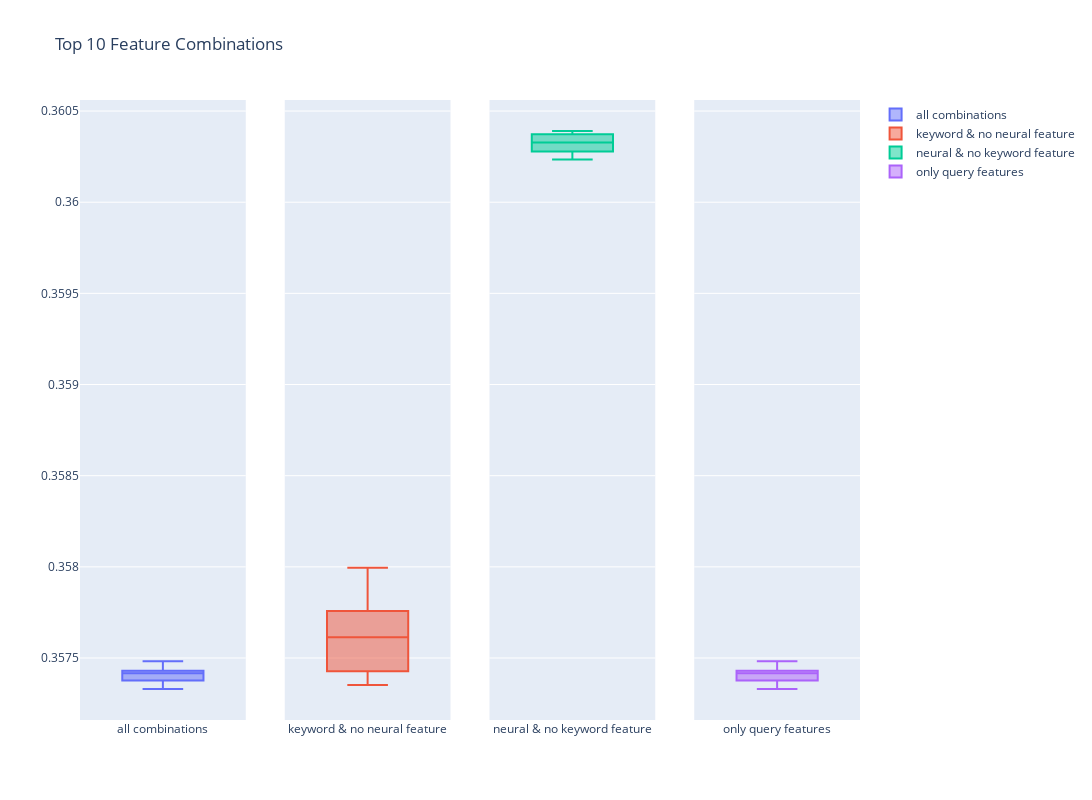

The cell this chart's notebook holds for it:
### Code cell
fig = make_subplots(rows=1, cols=4, shared_yaxes=True)

fig.add_trace(go.Box(y=df_agg_metrics.sort_values(by=['mean_rmse']).head(10)['mean_rmse'],
                     name="all combinations"),
              row=1, col=1)

fig.add_trace(go.Box(y=df_agg_metrics[(df_agg_metrics['keyword_f'] == True) & (df_agg_metrics['neural_f'] == False)].sort_values(by=['mean_rmse']).head(10)['mean_rmse'],
                    name="keyword & no neural feature"),
              row=1, col=2)

fig.add_trace(go.Box(y=df_agg_metrics[(df_agg_metrics['neural_f'] == True) & (df_agg_metrics['keyword_f'] == False)].sort_values(by=['mean_rmse']).head(10)['mean_rmse'],
                    name="neural & no keyword feature"),
              row=1, col=3)

fig.add_trace(go.Box(y=df_agg_metrics[df_agg_metrics['query_f'] == True].sort_values(by=['mean_rmse']).head(10)['mean_rmse'],
                    name="only query features"),
              row=1, col=4)

fig.update_layout(height=800, width=1100,
                  title_text="Top 10 Feature Combinations")
fig.show()

### Figure 1 — Plotly figure (JSON) as saved in the notebook; plotly's stock layout.template omitted (floating-point values rounded to 4 significant figures)
{"data": [{"name": "all combinations", "type": "box", "xaxis": "x", "y": [0.3573, 0.3574, 0.3574, 0.3574, 0.3574, 0.3574, 0.3574, 0.3574, 0.3575, 0.3575], "yaxis": "y"}, {"name": "keyword & no neural feature", "type": "box", "xaxis": "x2", "y": [0.3574, 0.3574, 0.3574, 0.3575, 0.3576, 0.3577, 0.3577, 0.3578, 0.3579, 0.358], "yaxis": "y2"}, {"name": "neural & no keyword feature", "type": "box", "xaxis": "x3", "y": [0.3602, 0.3603, 0.3603, 0.3603, 0.3603, 0.3603, 0.3604, 0.3604, 0.3604, 0.3604], "yaxis": "y3"}, {"name": "only query features", "type": "box", "xaxis": "x4", "y": [0.3573, 0.3574, 0.3574, 0.3574, 0.3574, 0.3574, 0.3574, 0.3574, 0.3575, 0.3575], "yaxis": "y4"}], "layout": {"height": 800, "title": {"text": "Top 10 Feature Combinations"}, "width": 1100, "xaxis": {"anchor": "y", "autorange": true, "domain": [0, 0.2125], "range": [-0.5, 0.5], "type": "category"}, "xaxis2": {"anchor": "y2", "autorange": true, "domain": [0.2625, 0.475], "range": [-0.5, 0.5], "type": "category"}, "xaxis3": {"anchor": "y3", "autorange": true, "domain": [0.525, 0.7375], "range": [-0.5, 0.5], "type": "category"}, "xaxis4": {"anchor": "y4", "autorange": true, "domain": [0.7875, 1], "range": [-0.5, 0.5], "type": "category"}, "yaxis": {"anchor": "x", "autorange": true, "domain": [0, 1], "range": [0.3572, 0.3606], "type": "linear"}, "yaxis2": {"anchor": "x2", "autorange": true, "domain": [0, 1], "matches": "y", "range": [0.3572, 0.3606], "showticklabels": false, "type": "linear"}, "yaxis3": {"anchor": "x3", "autorange": true, "domain": [0, 1], "matches": "y", "range": [0.3572, 0.3606], "showticklabels": false, "type": "linear"}, "yaxis4": {"anchor": "x4", "autorange": true, "domain": [0, 1], "matches": "y", "range": [0.3572, 0.3606], "showticklabels": false, "type": "linear"}}}
